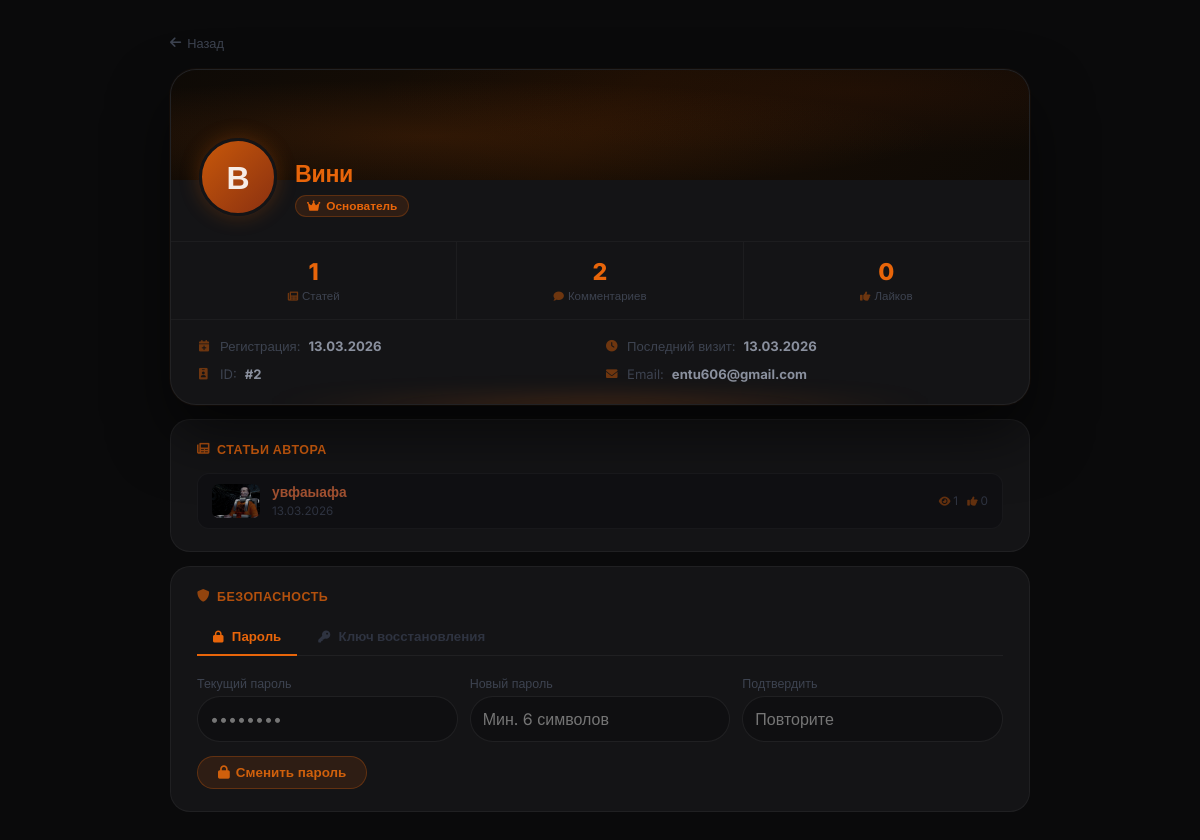
Screenshot of /profile/Вини (signed in) with the database file from the repository.
### models.py (models this page shows, shortened)
class User(db.Model, UserMixin):
    __tablename__ = 'users'
    id             = db.Column(db.Integer, primary_key=True)
    username       = db.Column(db.String(80),  unique=True, nullable=False)
    email          = db.Column(db.String(120), unique=True, nullable=False)
    password_hash  = db.Column(db.String(256), nullable=False)
    role           = db.Column(db.Integer, default=0)
    created_at     = db.Column(db.DateTime, default=datetime.utcnow)   # дата регистрации
    last_seen      = db.Column(db.DateTime, default=datetime.utcnow)
    banned_until   = db.Column(db.DateTime, nullable=True)
    ban_reason     = db.Column(db.String(500), nullable=True)
    banned_by_id   = db.Column(db.Integer, db.ForeignKey('users.id'), nullable=True)
    recovery_key   = db.Column(db.String(256), nullable=True)  # хеш секретного ключа восстановления
    avatar         = db.Column(db.String(300), nullable=True)   # путь к аватарке
    articles       = db.relationship('Article',  backref='author',     lazy='dynamic', foreign_keys='Article.author_id')
    comments       = db.relationship('Comment',  backref='author',     lazy='dynamic', foreign_keys='Comment.author_id')
    votes          = db.relationship('Vote',     backref='user',       lazy='dynamic')
    extra_pages    = db.relationship('ExtraPage', backref='author',    lazy='dynamic', foreign_keys='ExtraPage.author_id')
    comment_reactions = db.relationship('CommentReaction', backref='user', lazy='dynamic')
    def is_banned(self):
        if self.banned_until and self.banned_until > datetime.utcnow():
            return True
        return False

class Article(db.Model):
    __tablename__ = 'articles'
    id          = db.Column(db.Integer, primary_key=True)
    title       = db.Column(db.String(300), nullable=False)
    preview     = db.Column(db.Text, nullable=True)       # краткое описание
    content     = db.Column(db.Text, nullable=False)
    image       = db.Column(db.String(500), nullable=True)  # URL изображения (старый способ)
    image_file  = db.Column(db.String(300), nullable=True)  # имя файла загруженного изображения
    video_url   = db.Column(db.String(500), nullable=True)  # ссылка на YouTube
    category    = db.Column(db.String(50), default='article')
    views       = db.Column(db.Integer, default=0)
    likes       = db.Column(db.Integer, default=0)
    dislikes    = db.Column(db.Integer, default=0)
    created_at  = db.Column(db.DateTime, default=datetime.utcnow)
    updated_at  = db.Column(db.DateTime, default=datetime.utcnow, onupdate=datetime.utcnow)
    author_id   = db.Column(db.Integer, db.ForeignKey('users.id'), nullable=False)
    game_id     = db.Column(db.Integer, db.ForeignKey('games.id'), nullable=True)
    comments    = db.relationship('Comment',      backref='article', lazy='dynamic',
                                  cascade='all, delete-orphan')
    votes       = db.relationship('Vote',         backref='article', lazy='dynamic',
                                  cascade='all, delete-orphan')
    extra_pages = db.relationship('ExtraPage',    backref='article', lazy='dynamic',
                                  cascade='all, delete-orphan')
    dropdown_items = db.relationship('DropdownItem', backref='article', lazy='dynamic',
                                     cascade='all, delete-orphan', order_by='DropdownItem.order')
    article_views  = db.relationship('ArticleView',  backref='article', lazy='dynamic',
                                     cascade='all, delete-orphan')
    def get_image_url(self):
        if self.image_file:
            return f'/static/uploads/{self.image_file}'
        if self.image:
            return self.image
        return None

### app.py (the view)
@app.route('/profile/<username>')
def profile(username):
    user = User.query.filter_by(username=username).first_or_404()
    return render_template('profile.html', user=user)

### app.py (called while the page is built)
@login_manager.user_loader
def load_user(user_id):
    return User.query.get(int(user_id))

@app.before_request
def create_tables():
    db.create_all()
    try:
        with db.engine.connect() as conn:
            conn.execute(db.text(
                "ALTER TABLE users ADD COLUMN IF NOT EXISTS recovery_key VARCHAR(256)"
            ))
            conn.execute(db.text(
                "ALTER TABLE users ADD COLUMN IF NOT EXISTS avatar VARCHAR(300)"
            ))
            conn.execute(db.text(
                """CREATE TABLE IF NOT EXISTS site_settings (
                    id INTEGER PRIMARY KEY,
                    chaos_button_enabled BOOLEAN DEFAULT FALSE
                )"""
            ))
            conn.commit()
    except Exception:
        pass

@app.before_request
def update_last_seen():
    if current_user.is_authenticated:
        current_user.last_seen = datetime.utcnow()
        db.session.commit()

@app.after_request
def add_security_headers(response):
    response.headers['X-Content-Type-Options'] = 'nosniff'
    response.headers['X-Frame-Options']        = 'DENY'
    response.headers['X-XSS-Protection']       = '1; mode=block'
    response.headers.pop('Server', None)
    response.headers.pop('X-Powered-By', None)
    return response

### templates/profile.html (shortened to what this page needs)
{% extends "base.html" %}
{% block content %}
<div class="profile-outer">
<div class="profile-inner">
    <a onclick="history.length > 1 ? history.back() : window.location='{{ url_for('forum') }}'; return false;" href="{{ url_for('forum') }}" class="back-link">
        <i class="fas fa-arrow-left"></i> Назад
    </a>
    <div class="profile-main-card">
        <div class="profile-banner"></div>
        <div class="profile-info-row">
            <label class="profile-avatar" {% if user.id == current_user.id %}for="avatarFileQuick" title="Сменить аватарку"{% endif %}>
                {% if user.avatar %}
                    <img src="{{ user.avatar }}" alt="{{ user.username }}">
                {% else %}
                    {{ user.username[0] }}
                {% endif %}
            </label>
            <div class="profile-name-block">
                <div class="profile-username">{{ user.username }}</div>
                {% set role_names = {0: ('Участник', 'fas fa-user'), 1: ('Модератор', 'fas fa-shield-alt'), 2: ('Редактор', 'fas fa-pen'), 3: ('Ст. Модератор', 'fas fa-user-shield'), 4: ('Основатель', 'fas fa-crown')} %}
                {% set rname, ricon = role_names.get(user.role, ('Участник', 'fas fa-user')) %}
                <div class="role-badge role-{{ user.role }}"><i class="{{ ricon }}"></i> {{ rname }}</div>
            </div>
        </div>
        <div class="profile-stats">
            <div class="stat-box">
                <span class="stat-num">{{ user.articles.count() }}</span>
                <div class="stat-lbl"><i class="fas fa-newspaper"></i> Статей</div>
            </div>
            <div class="stat-box">
                <span class="stat-num">{{ user.comments.count() }}</span>
                <div class="stat-lbl"><i class="fas fa-comment"></i> Комментариев</div>
            </div>
            <div class="stat-box">
                <span class="stat-num">{% set tl = namespace(v=0) %}{% for art in user.articles %}{% set tl.v = tl.v + art.likes %}{% endfor %}{{ tl.v }}</span>
                <div class="stat-lbl"><i class="fas fa-thumbs-up"></i> Лайков</div>
            </div>
        </div>
        <div class="profile-details">
            <div class="detail-row"><i class="fas fa-calendar-plus"></i> Регистрация: <strong>{% if user.created_at %}{{ user.created_at.strftime('%d.%m.%Y') }}{% else %}—{% endif %}</strong></div>
            <div class="detail-row"><i class="fas fa-clock"></i> Последний визит: <strong>{% if user.last_seen %}{{ user.last_seen.strftime('%d.%m.%Y') }}{% else %}—{% endif %}</strong></div>
            <div class="detail-row"><i class="fas fa-id-badge"></i> ID: <strong>#{{ user.id }}</strong></div>
            {% if current_user.is_authenticated and (current_user.id == user.id or current_user.role >= 3) %}
            <div class="detail-row"><i class="fas fa-envelope"></i> Email: <strong>{{ user.email }}</strong></div>
            {% endif %}
        </div>
    </div>
    {% if user.articles.count() > 0 %}
    <div class="sub-card">
        <div class="sub-title"><i class="fas fa-newspaper"></i> Статьи автора</div>
        {% for art in user.articles.limit(10) %}
        <a href="{{ url_for('article', article_id=art.id) }}" class="art-item">
            {% if art.get_image_url() %}
                <img src="{{ art.get_image_url() }}" class="art-thumb" alt="">
            {% else %}
                <div class="art-thumb-ph"><i class="fas fa-image" style="font-size:0.85rem;"></i></div>
            {% endif %}
            <div style="flex:1; min-width:0; position:relative; z-index:1;">
                <div class="art-title-text">{{ art.title }}</div>
                <div class="art-date">{{ art.created_at.strftime('%d.%m.%Y') }}</div>
            </div>
            <div class="art-stats" style="position:relative; z-index:1;">
                <span><i class="fas fa-eye"></i> {{ art.views }}</span>
                <span><i class="fas fa-thumbs-up"></i> {{ art.likes }}</span>
            </div>
        </a>
        {% endfor %}
    </div>
    {% endif %}
    {% if current_user.is_authenticated and current_user.id == user.id %}
    <div class="sub-card">
        <div class="sub-title"><i class="fas fa-shield-alt"></i> Безопасность</div>
        <div class="sec-tabs">
            <div class="sec-tab active" onclick="switchTab('panel-pw', this)"><i class="fas fa-lock" style="margin-right:5px;font-size:0.75rem;"></i> Пароль</div>
            <div class="sec-tab" onclick="switchTab('panel-key', this)"><i class="fas fa-key" style="margin-right:5px;font-size:0.75rem;"></i> Ключ восстановления</div>
        </div>
        <div class="sec-panel active" id="panel-pw">
            <form method="POST" action="{{ url_for('change_password') }}">
                <div style="display:grid; grid-template-columns:1fr 1fr 1fr; gap:12px; margin-bottom:14px;">
                    <div><label class="settings-label">Текущий пароль</label><input type="password" name="current_password" class="settings-input" required placeholder="••••••••"></div>
                    <div><label class="settings-label">Новый пароль</label><input type="password" name="new_password" class="settings-input" required placeholder="Мин. 6 символов"></div>
                    <div><label class="settings-label">Подтвердить</label><input type="password" name="confirm_password" class="settings-input" required placeholder="Повторите"></div>
                </div>
                <button type="submit" class="settings-submit"><i class="fas fa-lock"></i> Сменить пароль</button>
            </form>
        </div>
    {% endif %}
</div>
</div>
{% endblock %}

### templates/base.html (shortened to what this page needs)
<!DOCTYPE html>
<html lang="ru">
<head>
    <link rel="stylesheet" href="https://cdnjs.cloudflare.com/ajax/libs/font-awesome/6.0.0-beta3/css/all.min.css">
</head>
<body>
    <div class="container">
        {% block content %}{% endblock %}
    </div>
</body>
</html>

### templates/base.html (style rules this page uses)
* { margin:0; padding:0; box-sizing:border-box; }
body { background:#0a0a0b; color:#f0f0f0; font-family:'Inter',sans-serif; min-height:100vh; display:flex; justify-content:center; align-items:center; padding:20px; }
.container { max-width:800px; width:100%; background:#141416; border-radius:48px; padding:48px; box-shadow:0 0 0 1px rgba(232,101,10,0.06), 0 25px 50px rgba(0,0,0,0.7); border:1px solid rgba(255,255,255,0.06); }
label { display:block; margin-bottom:5px; color:#aaa; }
input[type="text"], input[type="email"], input[type="password"], select { width:100%; padding:12px; background:#0f0f11; border:1px solid rgba(255,255,255,0.07); border-radius:30px; color:#fff; font-size:1rem; }

### rows the page displays
User: username "В", username "Вини", created_at "13.03.2026", last_seen "13.03.2026", id "2", email "entu606@gmail.com"
Article: get_image_url (picture), title "увфаыафа", created_at "13.03.2026", views "1", likes "0"

### other values shown
{{ rname }} "Основатель"
{{ user.articles.count() }} "1"
{{ user.comments.count() }} "2"
{{ tl.v }} "0"
